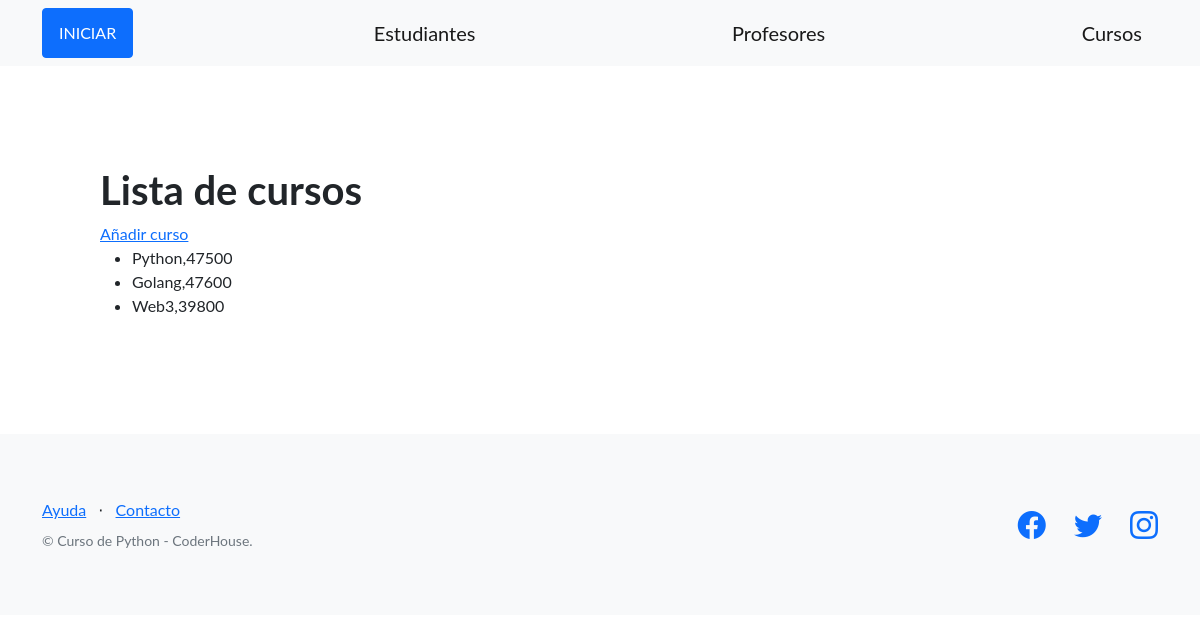
The page /curso on the database as committed earlier.
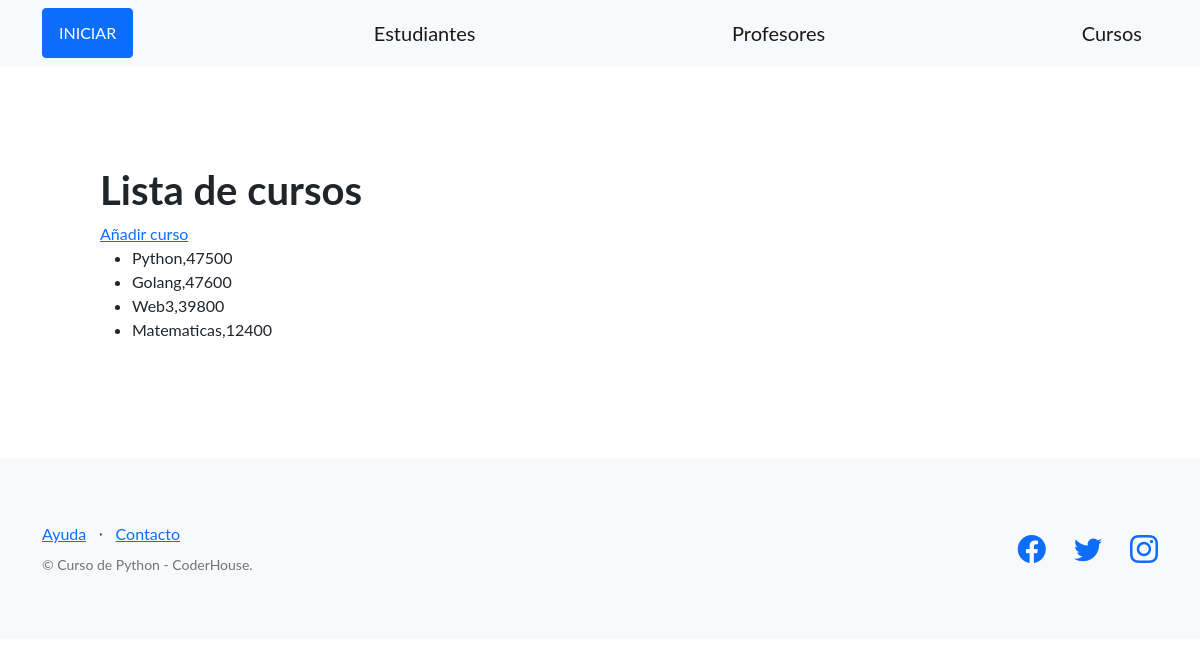
The same page on the database as committed later.
### AppCoder/models.py (models this page shows, shortened)
class Curso(models.Model):
    nombre = models.CharField(max_length=64)
    camada = models.IntegerField(default=0)

### AppCoder/views.py (the view)
# urls.py: path('curso', listar_curso, name="listar_curso"),
def listar_curso(request):
    contexto1= {
        'cursos': Curso.objects.all()
    }
    return render(
    request=request,
    template_name='AppCoder/lista_cursos.html',
    context=contexto1,
    )

### AppCoder/templates/AppCoder/lista_cursos.html
{% extends "AppCoder/base.html" %}
{% block contenido %}
<section>
  <div>
    <h1>Lista de cursos</h1>
    <a href="{%url 'crear_curso' %}">Añadir curso</a>
    <ul>
      {% for cur in cursos %}
      <li>{{cur.nombre}},{{cur.camada}}</li>
      {% endfor %}
    </ul>
  </div>
</section>
{% endblock contenido %}

### AppCoder/templates/AppCoder/base.html (shortened to what this page needs)
{% load static %}
<!DOCTYPE html>
<html lang="en">
    <head>
        <link href="https://cdn.jsdelivr.net/npm/bootstrap-icons@1.5.0/font/bootstrap-icons.css" rel="stylesheet" type="text/css" />
        <link href="{% static "AppCoder/css/styles.css" %}" rel="stylesheet" type="text/css" />
    </head>
    <body>
        <nav class="navbar navbar-light bg-light static-top">
            <div class="container">
                <a class="btn btn-primary" href="{% url 'inicio' %}">INICIAR</a>
                <a class="navbar-brand" href="{% url 'listar_alumnos' %}">Estudiantes</a>
                <a class="navbar-brand" href="{% url 'listar_profesores'%}">Profesores</a>
                <a class="navbar-brand" href="{% url 'listar_curso' %}">Cursos</a>
            </div>
        </nav>
        <section style="padding:100px;">
        {% block contenido %}
        {% endblock contenido %}
        </section>
        <footer class="footer bg-light">
            <div class="container">
                <div class="row">
                    <div class="col-lg-6 h-100 text-center text-lg-start my-auto">
                        <ul class="list-inline mb-2">
                            <li class="list-inline-item"><a href="#!">Ayuda</a></li>
                            <li class="list-inline-item">⋅</li>
                            <li class="list-inline-item"><a href="#!">Contacto</a></li>
                        </ul>
                        <p class="text-muted small mb-4 mb-lg-0">&copy; Curso de Python - CoderHouse.</p>
                    </div>
                    <div class="col-lg-6 h-100 text-center text-lg-end my-auto">
                        <ul class="list-inline mb-0">
                            <li class="list-inline-item me-4">
                                <a href="#!"><i class="bi-facebook fs-3"></i></a>
                            </li>
                            <li class="list-inline-item me-4">
                                <a href="#!"><i class="bi-twitter fs-3"></i></a>
                            </li>
                            <li class="list-inline-item">
                                <a href="https://www.instagram.com/espndeportes/?hl=es"><i class="bi-instagram fs-3"></i></a>
                            </li>
                        </ul>
                    </div>
                </div>
            </div>
        </footer>
    </body>
</html>

Rows that differ between the two databases and show on the page:
added Curso: nombre "Matematicas", camada "12400"
